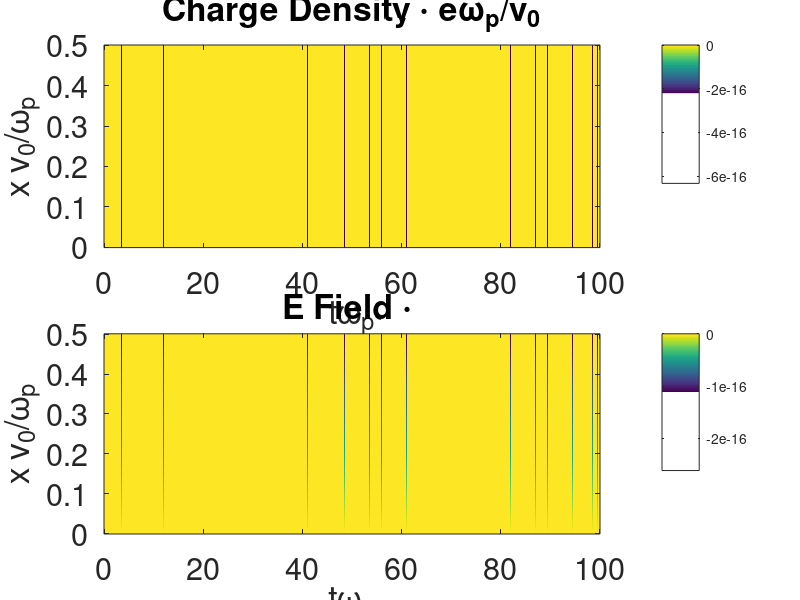

Recreate this plot in MATLAB.
function postrun

load output_data


tlist = delt*(0:Nt);

if plot_dephi
    % plot density
    figure(2)
    subplot(2,1,1)
    imagesc([0,input_data.tf], [input_data.xmin,input_data.xmin+input_data.L],densitytot)
    colorbar()
    title('Charge Density \cdot e\omega_p/v_0')
    xlabel('t\omega_p')
    ylabel('x v_0/\omega_p')
    set(gca,'fontsize', figure_font,'YDir','normal')

    subplot(2,1,2)
    imagesc([0,input_data.tf], [input_data.xmin,input_data.xmin+input_data.L],Etot)
    colorbar()
    title('E Field \cdot ')
    xlabel('t\omega_p')
    ylabel('x v_0/\omega_p')
    set(gca,'fontsize', figure_font,'YDir','normal')
% 
%     subplot(3,1,3)
%     imagesc([0,tf], [xmin,xmin+L],phitot)
%     colorbar()
%     title('Potential \cdot ')
%     ylabel('x v_0/\omega_p')
% 
%     xlabel('t\omega_p')
    set(gca,'fontsize', figure_font,'YDir','normal')
    
    if save_movie   
        print([figure_name 'DE'],'-dpng')
    end
end
    
    
%plot particles
if plot_part
figure(3)
plot(tlist,soln(1:N,:),'.')%,delt*1:Nt,soln(2,:),'o')
ylim([0,L])
xlim([0,input_data.tf])
title('Phase space particle positions')
xlabel('t\omega_p')
ylabel('x v_0/\omega_p')
set(gca,'fontsize', figure_font)
% % two particle test

if plot_two && ~isempty(spots)

omega = q*sqrt(1/m/L);
c3 = (spots(2).v + spots(1).v) / 2;
c1 = (spots(1).v - c3)/omega;
c2 = 1/2*(spots(1).x - spots(2).x + L/2);
c4 = spots(1).x - c2;

p1 = c1*sin(omega*tlist) +c2*cos(omega*tlist) + c3*tlist + c4;
p2 = L/2 + c3*tlist + c4 - c1*sin(omega*tlist) - c2 * cos(omega*tlist);
p1 = mod(p1-xmin,L)+xmin; p2 = mod(p2-xmin,L)+xmin;
    
    
    hold on
plot(tlist,p1,'o',tlist,p2,'o')
hold off

legend('p1 computed', 'p2 computed', 'p1 analytic', 'p2 analytic')
end
set(gca,'fontsize', figure_font)
% % end two particle test
end


if plot_phase
    figure(4)
    plot(soln(1,:),soln(N+1,:),'.')
    for n = 1:N
        hold on
        plot(soln(n,:),soln(N+n,:),'.')
        hold off
    end
    ylim([-.005,.005])
    xlim([0,L])
    title('phase space orbits')
    ylabel('v/v_0')
    xlabel('x v_0/\omega_p')
    set(gca,'fontsize', figure_font)
end

if save_movie
   % anytime we save a figure or movie, we also want a file with key parameters
   filename = [figure_name 'key_parameters.txt'];
   fileID = fopen(filename,'w');
   for ii = 1:length(key_params)
       param_name = key_params{ii};
       fprintf(fileID,[param_name ' = %.02f\n'], eval(param_name) );
   end
   fclose(fileID);
end